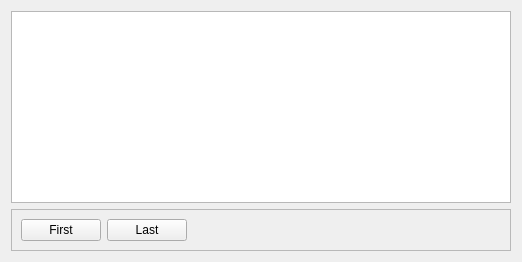
          <widget class="QWidget" name="tabGroup">
           <attribute name="icon">
            <iconset>
             <normalon>:/res/system-users.png</normalon>
            </iconset>
           </attribute>
           <attribute name="title">
            <string>Group calls</string>
           </attribute>
           <layout class="QVBoxLayout" name="verticalLayout_22">
            <item>
             <widget class="QTableWidget" name="groupCallsTableWidget">
              <property name="minimumSize">
               <size>
                <width>500</width>
                <height>0</height>
               </size>
              </property>
              <property name="maximumSize">
               <size>
                <width>16777215</width>
                <height>16777215</height>
               </size>
              </property>
              <property name="alternatingRowColors">
               <bool>true</bool>
              </property>
              <property name="iconSize">
               <size>
                <width>32</width>
                <height>32</height>
               </size>
              </property>
              <property name="sortingEnabled">
               <bool>true</bool>
              </property>
              <attribute name="horizontalHeaderCascadingSectionResizes">
               <bool>true</bool>
              </attribute>
              <attribute name="horizontalHeaderMinimumSectionSize">
               <number>250</number>
              </attribute>
              <attribute name="horizontalHeaderDefaultSectionSize">
               <number>300</number>
              </attribute>
             </widget>
            </item>
            <item>
             <widget class="QFrame" name="frame_13">
              <property name="frameShape">
               <enum>QFrame::StyledPanel</enum>
              </property>
              <property name="frameShadow">
               <enum>QFrame::Raised</enum>
              </property>
              <layout class="QHBoxLayout" name="horizontalLayout_2">
               <item>
                <widget class="QPushButton" name="pushButtonGroupFirst">
                 <property name="text">
                  <string>First</string>
                 </property>
                 <property name="icon">
                  <iconset>
                   <normalon>:/res/go-top.png</normalon>
                  </iconset>
                 </property>
                 <property name="iconSize">
                  <size>
                   <width>32</width>
                   <height>32</height>
                  </size>
                 </property>
                </widget>
               </item>
               <item>
                <widget class="QPushButton" name="pushButtonGroupLast">
                 <property name="text">
                  <string>Last</string>
                 </property>
                 <property name="icon">
                  <iconset>
                   <normalon>:/res/go-bottom.png</normalon>
                  </iconset>
                 </property>
                 <property name="iconSize">
                  <size>
                   <width>32</width>
                   <height>32</height>
                  </size>
                 </property>
                </widget>
               </item>
               <item>
                <spacer name="horizontalSpacer_5">
                 <property name="orientation">
                  <enum>Qt::Horizontal</enum>
                 </property>
                 <property name="sizeHint" stdset="0">
                  <size>
                   <width>40</width>
                   <height>20</height>
                  </size>
                 </property>
                </spacer>
               </item>
              </layout>
             </widget>
            </item>
           </layout>
          </widget>
